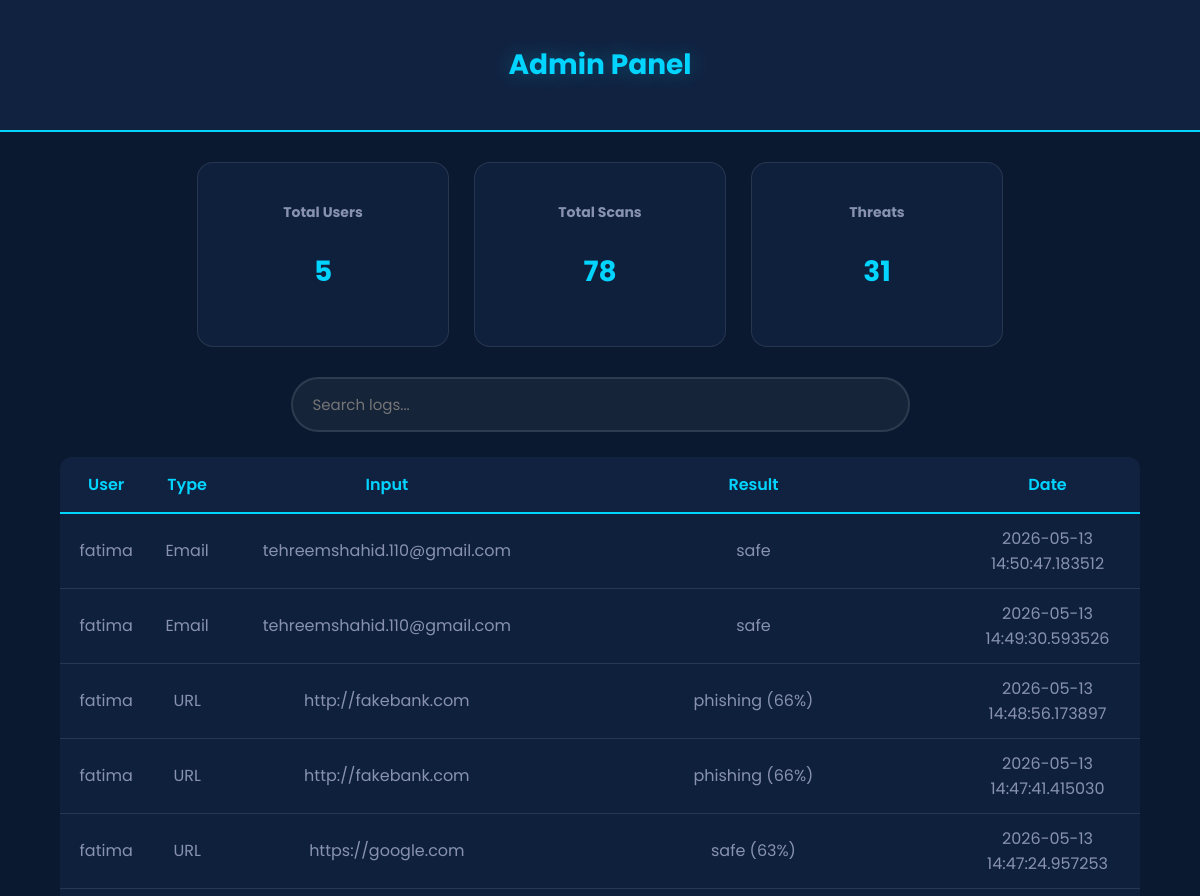
Page /admin (signed in, upper part) on the earlier database version.
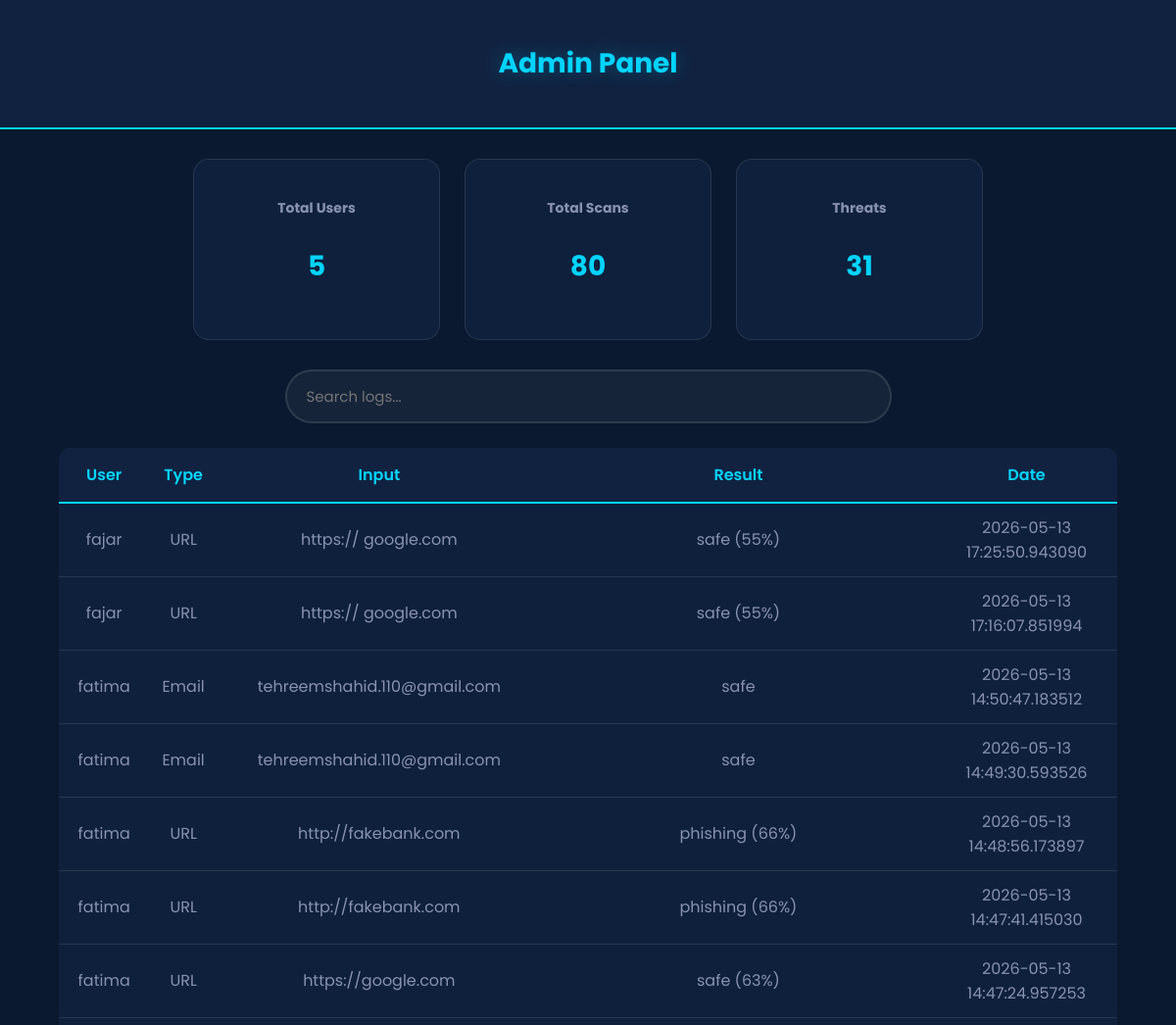
Same page on the later database version.
### tables this page shows
CREATE TABLE logs (
    id INTEGER PRIMARY KEY AUTOINCREMENT,
    user TEXT,
    type TEXT,
    input TEXT,
    result TEXT,
    date TEXT
);

### app.py (the view)
@app.route('/admin')
def admin():
    if session.get('role') != 'admin':
        return redirect('/login')
    conn = sqlite3.connect('phishing.db')
    cursor = conn.cursor()
    cursor.execute("SELECT COUNT(*) FROM users")
    total_users = cursor.fetchone()[0]
    cursor.execute("SELECT * FROM logs ORDER BY id DESC")
    logs = cursor.fetchall()
    cursor.execute(
        "SELECT COUNT(*) FROM logs WHERE result LIKE '%phishing%'"
    )
    threats = cursor.fetchone()[0]
    conn.close()
    return render_template(
        'admin.html',
        users=total_users,
        scans=len(logs),
        threats=threats,
        logs=logs
    )

### templates/admin.html (shortened to what this page needs)
<!DOCTYPE html>
<html lang="en">
<head>
 <link rel="stylesheet" href="{{ url_for('static', filename='css/admin.css') }}">
<body>
    <div class="header">
    <h1>Admin Panel</h1>
</div>
<div class="stats">
    <div class="card">
        <h3>Total Users</h3>
        <p>{{ users }}</p>
    </div>
    <div class="card">
        <h3>Total Scans</h3>
        <p>{{ scans }}</p>
    </div>
    <div class="card">
        <h3>Threats</h3>
        <p>{{ threats }}</p>
    </div>
</div>
<div class="search">
    <input type="text" onkeyup="searchTable()" id="search" placeholder="Search logs...">
</div>
<table id="logTable">
    <tr>
        <th>User</th>
        <th>Type</th>
        <th>Input</th>
        <th>Result</th>
        <th>Date</th>
    </tr>
    {% for log in logs %}
    <tr>
        <td>{{ log[1] }}</td>
        <td>{{ log[2] }}</td>
        <td>{{ log[3] }}</td>
        <td>{{ log[4] }}</td>
        <td>{{ log[5] }}</td>
    </tr>
    {% endfor %}
</table>
</body>
</html>

### static/css/admin.css (style rules this page uses)
:root { --primary: #0a192f; --secondary: #112240; --accent: #00d4ff; --accent-glow: rgba(0, 212, 255, 0.3); --text-white: #e6f1ff; --text-gray: #8892b0; --card-bg: rgba(17, 34, 64, 0.8); --border: rgba(255, 255, 255, 0.1); }
body { font-family: 'Poppins', sans-serif; background: var(--primary); color: var(--text-white); margin: 0; min-height: 100vh; overflow-x: hidden; }
.header { background: var(--secondary); padding: 25px; text-align: center; border-bottom: 2px solid var(--accent); }
.header h1 { color: var(--accent); font-size: 28px; text-shadow: 0 0 20px var(--accent-glow); }
.stats { display: flex; justify-content: center; gap: 25px; margin: 30px 20px; flex-wrap: wrap; }
.card { background: var(--card-bg); padding: 25px; width: 200px; text-align: center; border-radius: 16px; border: 1px solid var(--border); transition: all 0.3s ease; }
.card h3 { color: var(--text-gray); font-size: 14px; margin-bottom: 10px; }
.card p { color: var(--accent); font-size: 28px; font-weight: 700; }
.search { text-align: center; margin: 25px; }
.search input { width: 50%; padding: 14px 20px; background: rgba(255, 255, 255, 0.05); border: 2px solid var(--border); border-radius: 50px; color: var(--text-white); font-size: 15px; outline: none; transition: all 0.3s ease; font-family: 'Poppins', sans-serif; }
table { width: 90%; margin: 20px auto; border-collapse: collapse; background: var(--card-bg); border-radius: 12px; overflow: hidden; }
th { background: var(--secondary); color: var(--accent); padding: 15px; font-weight: 600; border-bottom: 2px solid var(--accent); }
td { padding: 12px; text-align: center; color: var(--text-gray); border-bottom: 1px solid var(--border); }

Differences in the rows shown:
added logs: user "fajar", type "URL", input "https:// google.com", result "safe (55%)", date "2026-05-13 17:25:50.943090"
added logs: user "fajar", type "URL", input "https:// google.com", result "safe (55%)", date "2026-05-13 17:16:07.851994"
Other differences:
{{ scans }}: "78" → "80"
